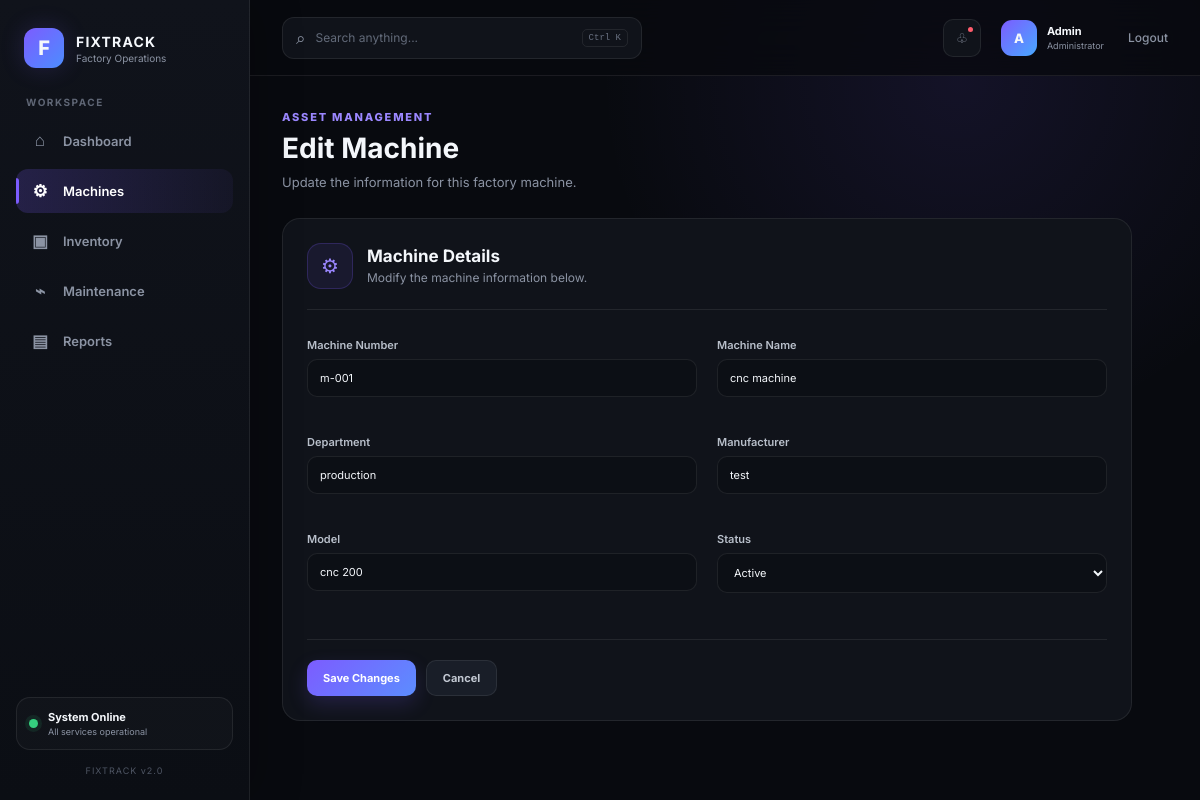
Page /machines/edit/1 (signed in) on the committed database.
### tables this page shows
CREATE TABLE machines (
            id INTEGER PRIMARY KEY AUTOINCREMENT,
            machine_number TEXT UNIQUE NOT NULL,
            machine_name TEXT NOT NULL,
            department TEXT,
            manufacturer TEXT,
            model TEXT,
            status TEXT DEFAULT 'Active'
        );

### routes/machines.py (the view, shortened to what this page needs)
@machines_bp.route("/edit/<int:machine_id>", methods=["GET", "POST"])
def edit_machine(machine_id):
    connection = get_connection()
    machine = connection.execute(
        "SELECT * FROM machines WHERE id = ?",
        (machine_id,)
    ).fetchone()
    connection.close()
    return render_template(
        "machines/edit.html",
        machine=machine
    )

### app.py (called while the page is built)
@app.before_request
def require_login():
    allowed_endpoints = [
        "auth.login",
        "static"
    ]
    if request.endpoint in allowed_endpoints:
        return
    if "user_id" not in session:
        return redirect(url_for("auth.login"))

### database.py (called while the page is built)
def get_connection():
    connection = sqlite3.connect(DATABASE, timeout=10)
    connection.row_factory = sqlite3.Row
    connection.execute("PRAGMA foreign_keys = ON")
    return connection

### templates/machines/edit.html (shortened to what this page needs)
{% extends "base.html" %}
{% block content %}
<div class="page-header">
    <div>
        <div class="eyebrow">ASSET MANAGEMENT</div>
        <h1>Edit Machine</h1>
        <p>Update the information for this factory machine.</p>
    </div>
</div>
<div class="form-card">
    <div class="form-card-header">
        <div class="form-card-icon">⚙</div>
        <div>
            <h2>Machine Details</h2>
            <p>Modify the machine information below.</p>
        </div>
    </div>
    <form method="POST">
        <div class="form-grid">
            <div class="form-group">
                <label>Machine Number</label>
                <input
                    type="text"
                    name="machine_number"
                    value="{{ machine['machine_number'] }}"
                    required
                >
            </div>
            <div class="form-group">
                <label>Machine Name</label>
                <input
                    type="text"
                    name="machine_name"
                    value="{{ machine['machine_name'] }}"
                    required
                >
            </div>
            <div class="form-group">
                <label>Department</label>
                <input
                    type="text"
                    name="department"
                    value="{{ machine['department'] or '' }}"
                >
            </div>
            <div class="form-group">
                <label>Manufacturer</label>
                <input
                    type="text"
                    name="manufacturer"
                    value="{{ machine['manufacturer'] or '' }}"
                >
            </div>
            <div class="form-group">
                <label>Model</label>
                <input
                    type="text"
                    name="model"
                    value="{{ machine['model'] or '' }}"
                >
            </div>
            <div class="form-group">
                <label>Status</label>
                <select name="status">
                    <option
                        value="Active"
                        {% if machine['status'] == 'Active' %}selected{% endif %}
                    >
                        Active
                    </option>
                </select>
            </div>
        </div>
        <div class="form-actions">
            <button
                type="submit"
                class="btn btn-primary"
            >
                Save Changes
            </button>
            <a
                href="{{ url_for('machines.machines') }}"
                class="btn btn-secondary"
            >
                Cancel
            </a>
        </div>
    </form>
</div>
{% endblock %}

### static/css/style.css (style rules this page uses)
:root { --bg: #080a0f; --panel: #10131a; --panel-2: #141821; --panel-hover: #191e28; --border: rgba(255, 255, 255, 0.08); --text: #f4f7fb; --muted: #8b93a3; --accent: #7c5cff; --accent-2: #9b87ff; --green: #35d07f; --yellow: #f5c451; --red: #ff5c6c; --blue: #48a9ff; --sidebar-width: 250px; --radius: 18px; }
* { margin: 0; padding: 0; box-sizing: border-box; }
html { scroll-behavior: smooth; }
body { font-family: "Inter", sans-serif; background: radial-gradient( circle at 80% 10%, rgba(124, 92, 255, 0.10), transparent 30% ), var(--bg); color: var(--text); min-height: 100vh; }
button, input, select, textarea { font-family: inherit; }
a { color: inherit; text-decoration: none; }
.page-header { margin-bottom: 28px; animation: fadeUp 0.45s ease both; }
.page-header h1 { font-size: 28px; line-height: 1.2; margin-bottom: 8px; }
.page-header p { color: var(--muted); font-size: 13px; }
.eyebrow, .section-kicker { font-size: 11px; font-weight: 800; letter-spacing: 1.8px; color: var(--accent-2); margin-bottom: 8px; }
.form-card { max-width: 850px; padding: 24px; background: var(--panel); border: 1px solid var(--border); border-radius: var(--radius); animation: fadeUp 0.5s ease both; }
.form-card-header { display: flex; align-items: center; gap: 14px; margin-bottom: 28px; padding-bottom: 20px; border-bottom: 1px solid var(--border); }
.form-card-icon { display: flex; width: 46px; height: 46px; align-items: center; justify-content: center; border: 1px solid rgba(124, 92, 255, 0.22); border-radius: 14px; background: rgba(124, 92, 255, 0.09); color: var(--accent-2); font-size: 20px; }
.form-card-header h2 { margin: 0 0 4px; font-size: 17px; }
.form-card-header p { margin: 0; color: var(--muted); font-size: 12px; }
.form-grid { display: grid; grid-template-columns: repeat(2, minmax(0, 1fr)); gap: 20px; }
.form-group { margin-bottom: 18px; }
.form-group label { display: block; margin-bottom: 7px; color: #b8bfca; font-size: 11px; font-weight: 600; transition: color 0.2s ease; }
.form-group input, .form-group select, .form-group textarea { width: 100%; padding: 11px 12px; border: 1px solid var(--border); border-radius: 10px; background: #0c0f15; color: var(--text); outline: none; font-size: 11px; transition: border-color 0.2s ease, background 0.2s ease, box-shadow 0.2s ease; }
.form-group select { cursor: pointer; }
.form-actions { display: flex; gap: 10px; margin-top: 28px; padding-top: 20px; border-top: 1px solid var(--border); }
.btn { display: inline-flex; align-items: center; justify-content: center; padding: 10px 16px; border: none; border-radius: 10px; font-size: 11px; font-weight: 700; cursor: pointer; transition: transform 0.2s ease, box-shadow 0.2s ease, background 0.2s ease; }
.btn-primary { background: linear-gradient( 135deg, var(--accent), #5c8dff ); color: white; box-shadow: 0 8px 20px rgba(124, 92, 255, 0.18); }
.btn-secondary { background: #191e28; color: #c2c8d2; border: 1px solid var(--border); }

### rows in the picture
machines: machine_number "m-001", machine_name "cnc machine", department "production", manufacturer "test", model "cnc 200", status "Active"
